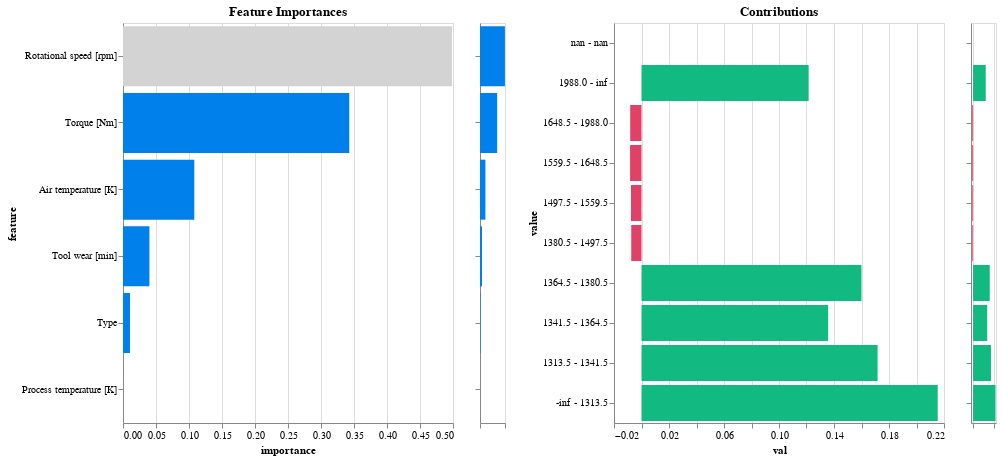

This figure's notebook cell:
### Markdown cell above
## 4. Model Interpretability and Explainability

### Code cell
model.explain()

### Figure 1 — Vega-Lite specification as saved in the notebook (floating-point values rounded to 4 significant figures)
{"config": {"view": {"continuousWidth": 300, "continuousHeight": 300}}, "hconcat": [{"mark": {"type": "bar", "color": "#0080ea"}, "encoding": {"color": {"condition": {"param": "param_1", "value": "lightgray"}, "value": "#0080ea"}, "tooltip": {"field": "importance_label", "type": "nominal"}, "x": {"field": "importance", "type": "quantitative"}, "y": {"field": "feature", "sort": {"field": "importance", "order": "descending"}, "type": "nominal"}}, "height": 400, "name": "view_1", "title": "Feature Importances", "transform": [{"filter": {"param": "param_2"}}], "width": 330}, {"mark": {"type": "bar", "color": "#0080ea"}, "encoding": {"x": {"axis": {"labels": false, "title": null}, "field": "importance", "type": "quantitative"}, "y": {"axis": {"labels": false, "title": null}, "field": "feature", "sort": "-x", "type": "nominal"}}, "height": 400, "name": "view_2", "width": 25}, {"data": {"name": "data-15909cd674847a01aefc7278f33eb52f"}, "mark": {"type": "bar", "color": "#e14067"}, "encoding": {"color": {"condition": {"test": "(datum.contribution < 0)", "value": "#e14067"}, "value": "#12b980"}, "tooltip": {"field": "score_label", "type": "nominal"}, "x": {"field": "val", "type": "quantitative"}, "y": {"field": "value", "sort": {"field": "index", "order": "descending"}, "type": "nominal"}}, "height": 400, "name": "view_3", "title": "Contributions", "transform": [{"fold": ["contribution", "mean", "frequency"], "as": ["column", "val"]}, {"filter": {"param": "Select"}}, {"filter": {"param": "param_1"}}, {"filter": {"param": "param_3"}}], "width": 330}, {"data": {"name": "data-15909cd674847a01aefc7278f33eb52f"}, "mark": {"type": "bar", "color": "#e14067"}, "encoding": {"color": {"condition": {"test": "(datum.contribution < 0)", "value": "#e14067"}, "value": "#12b980"}, "x": {"axis": {"labels": false, "title": null}, "field": "contribution", "type": "quantitative"}, "y": {"axis": {"labels": false, "title": null}, "field": "value", "sort": {"field": "index", "order": "descending"}, "type": "nominal"}}, "height": 400, "name": "view_4", "transform": [{"filter": {"param": "param_1"}}], "width": 25}], "data": {"name": "data-85171f6d95b64eccc4f33e1edafc4568"}, "params": [{"name": "param_1", "select": {"type": "point", "fields": ["feature"]}, "value": "Rotational speed [rpm]", "views": ["view_1"]}, {"name": "Select", "select": {"type": "point", "fields": ["column"]}, "bind": {"input": "select", "options": ["contribution", "mean", "frequency"]}, "value": "contribution", "views": ["view_1", "view_3"]}, {"name": "param_2", "select": {"type": "interval", "encodings": ["y"]}, "views": ["view_2"]}, {"name": "param_3", "select": {"type": "interval", "encodings": ["y"]}, "views": ["view_4"]}], "$schema": "https://vega.github.io/schema/vega-lite/v5.20.1.json", "datasets": {"data-85171f6d95b64eccc4f33e1edafc4568": [{"feature": "Process temperature [K]", "importance": 0.0, "importance_label": "0.0%"}, {"feature": "Type", "importance": 0.01069, "importance_label": "1.1%"}, {"feature": "Tool wear [min]", "importance": 0.04001, "importance_label": "4.0%"}, {"feature": "Air temperature [K]", "importance": 0.108, "importance_label": "10.8%"}, {"feature": "Torque [Nm]", "importance": 0.3428, "importance_label": "34.3%"}, {"feature": "Rotational speed [rpm]", "importance": 0.4984, "importance_label": "49.8%"}], "data-15909cd674847a01aefc7278f33eb52f": [{"index": 0, "value": "H", "contribution": -0.004154, "mean": 0.01608, "frequency": 0.1021, "feature": "Type", "score_label": "-0.4"}, {"index": 1, "value": "M", "contribution": -0.0009676, "mean": 0.03274, "frequency": 0.3009, "feature": "Type", "score_label": "-0.1"}, {"index": 2, "value": "L", "contribution": 0.02112, "mean": 0.04025, "frequency": 0.597, "feature": "Type", "score_label": "2.1"}, {"index": 3, "value": "Null", "contribution": 0.0, "mean": 0.0, "frequency": 0.0, "feature": "Type", "score_label": "0.0"}, {"index": 0, "value": "-inf - 301.75", "contribution": -0.006476, "mean": 0.02338, "frequency": 0.779, "feature": "Air temperature [K]", "score_label": "-0.6"}, {"index": 1, "value": "301.75 - 302.15", "contribution": 0.08039, "mean": 0.09594, "frequency": 0.04045, "feature": "Air temperature [K]", "score_label": "8.0"}, {"index": 2, "value": "302.15 - 302.35", "contribution": 0.02126, "mean": 0.05147, "frequency": 0.0406, "feature": "Air temperature [K]", "score_label": "2.1"}, {"index": 3, "value": "302.35 - 302.55", "contribution": 0.06158, "mean": 0.08995, "frequency": 0.02821, "feature": "Air temperature [K]", "score_label": "6.2"}, {"index": 4, "value": "302.55 - 302.95", "contribution": 0.07401, "mean": 0.09901, "frequency": 0.03015, "feature": "Air temperature [K]", "score_label": "7.4"}, {"index": 5, "value": "302.95 - 303.45", "contribution": 0.1298, "mean": 0.1514, "frequency": 0.02761, "feature": "Air temperature [K]", "score_label": "13.0"}, {"index": 6, "value": "303.45 - inf", "contribution": -0.000824, "mean": 0.03039, "frequency": 0.05403, "feature": "Air temperature [K]", "score_label": "-0.1"}, {"index": 7, "value": "nan - nan", "contribution": 0.0, "mean": 0.0, "frequency": 0.0, "feature": "Air temperature [K]", "score_label": "0.0"}, {"index": 0, "value": "-inf - inf", "contribution": 0.0, "mean": 0.03552, "frequency": 1.0, "feature": "Process temperature [K]", "score_label": "0.0"}, {"index": 1, "value": "nan - nan", "contribution": 0.0, "mean": 0.0, "frequency": 0.0, "feature": "Process temperature [K]", "score_label": "0.0"}, {"index": 0, "value": "-inf - 1313.5", "contribution": 0.2154, "mean": 0.216, "frequency": 0.03179, "feature": "Rotational speed [rpm]", "score_label": "21.5"}, {"index": 1, "value": "1313.5 - 1341.5", "contribution": 0.1717, "mean": 0.1773, "frequency": 0.03284, "feature": "Rotational speed [rpm]", "score_label": "17.2"}, {"index": 2, "value": "1341.5 - 1364.5", "contribution": 0.1358, "mean": 0.1381, "frequency": 0.04, "feature": "Rotational speed [rpm]", "score_label": "13.6"}, {"index": 3, "value": "1364.5 - 1380.5", "contribution": 0.16, "mean": 0.1625, "frequency": 0.03582, "feature": "Rotational speed [rpm]", "score_label": "16.0"}, {"index": 4, "value": "1380.5 - 1497.5", "contribution": -0.00746, "mean": 0.01542, "frequency": 0.3484, "feature": "Rotational speed [rpm]", "score_label": "-0.7"}, {"index": 5, "value": "1497.5 - 1559.5", "contribution": -0.007659, "mean": 0.006434, "frequency": 0.1624, "feature": "Rotational speed [rpm]", "score_label": "-0.8"}, {"index": 6, "value": "1559.5 - 1648.5", "contribution": -0.008292, "mean": 0.003749, "frequency": 0.1593, "feature": "Rotational speed [rpm]", "score_label": "-0.8"}, {"index": 7, "value": "1648.5 - 1988.0", "contribution": -0.008205, "mean": 0.004537, "frequency": 0.1645, "feature": "Rotational speed [rpm]", "score_label": "-0.8"}, {"index": 8, "value": "1988.0 - inf", "contribution": 0.1216, "mean": 0.1488, "frequency": 0.02507, "feature": "Rotational speed [rpm]", "score_label": "12.2"}, {"index": 9, "value": "nan - nan", "contribution": 0.0, "mean": 0.0, "frequency": 0.0, "feature": "Rotational speed [rpm]", "score_label": "0.0"}, {"index": 0, "value": "-inf - 20.25", "contribution": 0.1222, "mean": 0.1497, "frequency": 0.02493, "feature": "Torque [Nm]", "score_label": "12.2"}, {"index": 1, "value": "20.25 - 34.35", "contribution": -0.01003, "mean": 0.004619, "frequency": 0.2585, "feature": "Torque [Nm]", "score_label": "-1.0"}, {"index": 2, "value": "34.35 - 50.85", "contribution": -0.008935, "mean": 0.01633, "frequency": 0.576, "feature": "Torque [Nm]", "score_label": "-0.9"}, {"index": 3, "value": "50.85 - 53.55", "contribution": 0.03995, "mean": 0.06215, "frequency": 0.05284, "feature": "Torque [Nm]", "score_label": "4.0"}, {"index": 4, "value": "53.55 - 55.35", "contribution": 0.0846, "mean": 0.1099, "frequency": 0.02851, "feature": "Torque [Nm]", "score_label": "8.5"}, {"index": 5, "value": "55.35 - 59.05", "contribution": 0.1119, "mean": 0.1304, "frequency": 0.0309, "feature": "Torque [Nm]", "score_label": "11.2"}, {"index": 6, "value": "59.05 - inf", "contribution": 0.3895, "mean": 0.3789, "frequency": 0.02836, "feature": "Torque [Nm]", "score_label": "38.9"}, {"index": 7, "value": "nan - nan", "contribution": 0.0, "mean": 0.0, "frequency": 0.0, "feature": "Torque [Nm]", "score_label": "0.0"}, {"index": 0, "value": "-inf - 199.5", "contribution": -0.006571, "mean": 0.0241, "frequency": 0.9227, "feature": "Tool wear [min]", "score_label": "-0.7"}, {"index": 1, "value": "199.5 - 210.5", "contribution": 0.1509, "mean": 0.1458, "frequency": 0.04299, "feature": "Tool wear [min]", "score_label": "15.1"}, {"index": 2, "value": "210.5 - inf", "contribution": 0.2087, "mean": 0.2043, "frequency": 0.03433, "feature": "Tool wear [min]", "score_label": "20.9"}, {"index": 3, "value": "nan - nan", "contribution": 0.0, "mean": 0.0, "frequency": 0.0, "feature": "Tool wear [min]", "score_label": "0.0"}]}}
